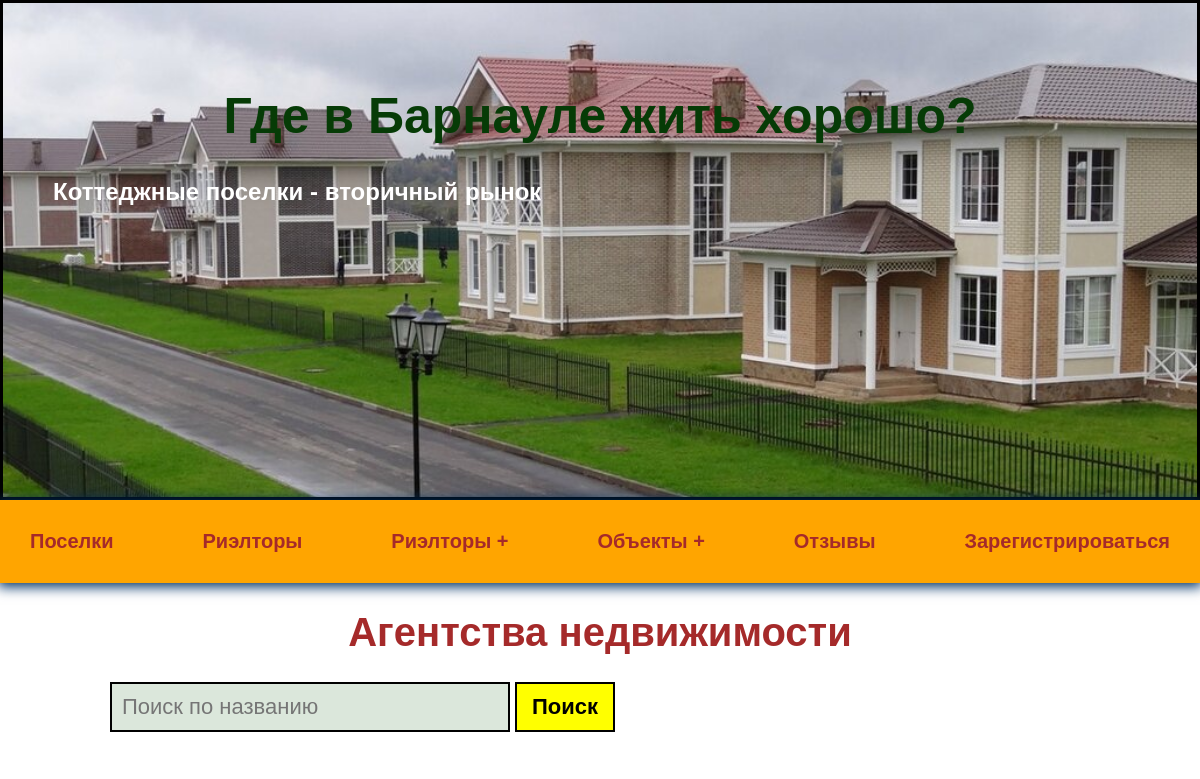
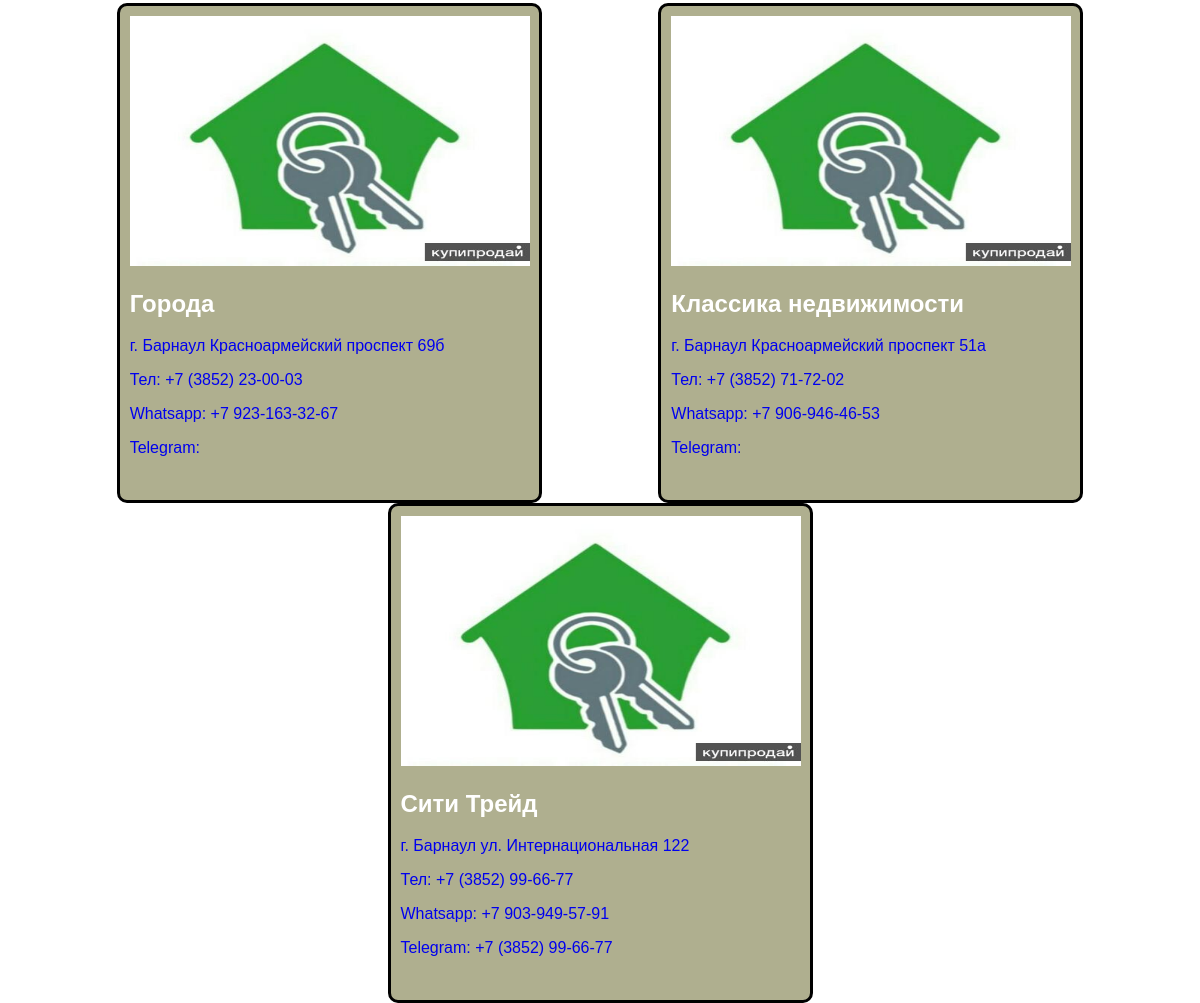
/realtors/, run on the app's committed database (2 pictures, top to bottom).
### realtors/models.py (models this page shows, shortened)
class Realtor(models.Model):
    title = models.CharField(max_length=100)
    office_adress = models.CharField(max_length=200)
    description = models.TextField(blank=True)
    featured_image = models.ImageField(upload_to="realtors", blank=True, default="default.jpg")
    experience = models.IntegerField(default=0)
    contacts = models.CharField(max_length=200, blank=True)
    website = models.CharField(max_length=400, blank=True)
    whatsapp = models.CharField(max_length=100, blank=True)
    telegram = models.CharField(max_length=100, blank=True)
    class Meta:
        ordering = ['title']

### realtors/views.py (the view)
# urls.py: path('realtors/', include('realtors.urls')),
def realtors(request):
    search_realtor = ""
    if request.GET.get('search_realtor'):
        search_realtor = request.GET.get('search_realtor')
    rl = Realtor.objects.filter(title__icontains=search_realtor)
    context = {
        "realtors": rl,
        "search_realtor": search_realtor
    }
    return render(request, 'realtors/realtors.html', context)

### realtors/templates/realtors/realtors.html
{% extends 'villages/base.html' %}
{% block content %}
<h1>Агентства недвижимости</h1>
          <form  class="form1" action="{% url 'realtors' %}" method="get">
            <div class="form__field1">
              <input class="search_realtor"  type="text" name="search_realtor"
                placeholder="Поиск по названию" value="{{ search_realtor }}"/>
            </div>
            <input class="btn_search_realtor" type="submit" value="Поиск" />
          </form>
<div class="cards1">
    {% for realtor in realtors %}
    <div class="card1">
    <a href="{% url 'realtor' realtor.id %}" class="realtor">
        <img class="image_card" src="{{ realtor.featured_image.url }}" alt="image_card">
        <h2>
            {{ realtor.title }}
        </h2>
        <p>{{ realtor.office_adress }}</p>
        <p>Тел: {{ realtor.contacts }}</p>
        <p>Whatsapp: {{ realtor.whatsapp }}</p>
        <p>Telegram: {{ realtor.telegram }}</p>
    </a>
    </div>
    {% endfor %}
</div>
{% endblock %}

### realtors/static/css/style.css (style rules this page uses)
body { padding: 0; margin: 0; font-family: Arial, Helvetica, sans-serif; }
h1 { text-align: center; font-size: 40px; color: brown; }
h2 { color: white; }
a { text-decoration: none; }
.cards1 { width: 100%; margin-top: 50px; display: flex; flex-wrap: wrap; justify-content: space-evenly; }
.card1 { width: 425px; height: 500px; padding: 10px; border: 3px solid black; border-radius: 10px; background-color: rgb(175, 175, 143); box-sizing: border-box; }
.image_card { width: 400px; height: 250px; }
input { display: block; margin-left: 300px; padding: 10px; width: 400px; height: 50px; box-sizing: border-box; font-size: 22px; border: 2px solid black; background-color: rgb(219, 231, 219); }
.form1 { display: inline-block; display: flex; margin-left: -190px; }
.form__field1 { text-align: start; }
.btn_search_realtor { background-color: yellow; width: 100px; margin-left: 5px; font-weight: bold; }

### data on the page
Realtor: featured_image (placeholder picture), title "Города", office_adress "г. Барнаул Красноармейский проспект 69б", contacts "+7 (3852) 23-00-03", whatsapp "+7 923-163-32-67"
Realtor: featured_image (placeholder picture), title "Классика недвижимости", office_adress "г. Барнаул Красноармейский проспект 51а", contacts "+7 (3852) 71-72-02", whatsapp "+7 906-946-46-53"
Realtor: featured_image (placeholder picture), title "Сити Трейд", office_adress "г. Барнаул ул. Интернациональная 122", contacts "+7 (3852) 99-66-77", whatsapp "+7 903-949-57-91", telegram "+7 (3852) 99-66-77"
